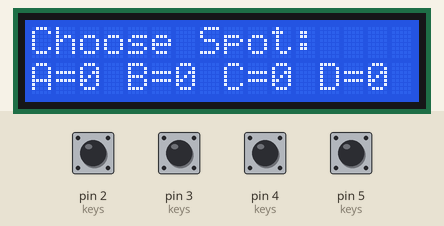
Recording of a sketch running on a simulated Arduino Uno, built with avr-gcc and run on an emulated ATmega328P. Shown: 16×2 character LCD. The inputs (shaded band) are chosen by the test bench; at power-on: pin 2 (keys), pin 3 (keys), pin 4 (keys), pin 5 (keys) HIGH. The local clock reads 2024-03-15 10:24:30 at power-on unless the sketch sets it; what the sketch prints to the serial monitor is not drawn.

Above: at 1.2 s.
1.3 s: pin 2 (keys) pulled LOW for 1.3 s
At 3.2 s:
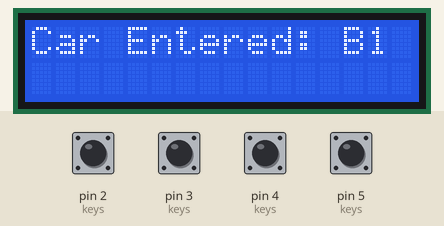
6.6 s: pin 3 (keys) pulled LOW for 1.3 s
At 7.5 s:
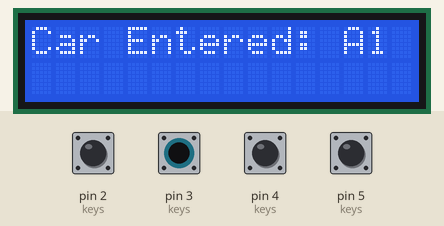
11.7 s: pin 4 (keys) pulled LOW for 1.3 s
At 16.5 s:
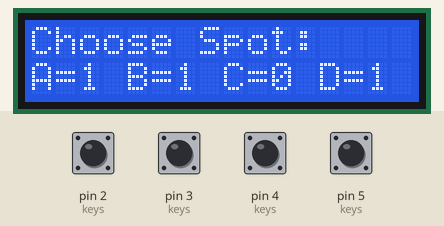
16.8 s: pin 5 (keys) pulled LOW for 1.3 s
At 18.7 s:
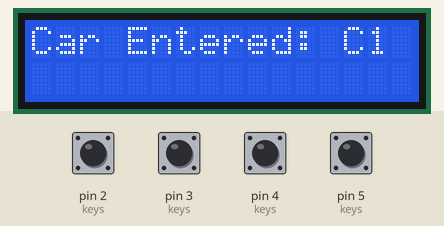
Timing chart, 0 to 20.2 s (numbered marks = the images above; inputs shaded):
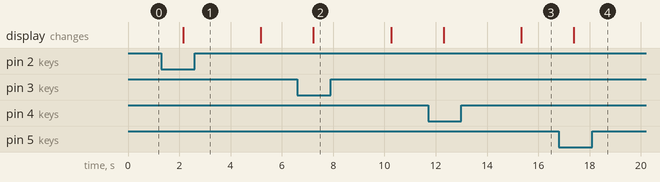

Measured:
- after the input at 1.3 s, the display: changes after 0.85 s (image 1)
- after the input at 6.6 s, the display: changes after 0.63 s (image 2)
- after the input at 11.7 s, the display: first changes after 0.61 s (image 3 shows a later state)
- after the input at 16.8 s, the display: changes after 0.59 s (image 4)

The sketch:

sketch_dec13e.ino
```cpp
#include <Arduino.h>
#include <Wire.h>
#include <RTClib.h>
#include <LiquidCrystal_I2C.h>

RTC_DS3231 rtc;
LiquidCrystal_I2C lcd(0x27, 16, 2);

// Define car struct
struct car {
    int entryTime;   // Entry time in minutes since midnight
    int exitTime;    // Exit time in minutes since midnight
    float totalTime; // Total time in hours
    float totalPrice; // Total price in currency

    void calculate() {
        totalTime = (exitTime - entryTime) / 60.0; // Convert minutes to hours
        totalPrice = totalTime * 1000;            // Price per hour is 1000
    }
};

// Dynamic car slots and tracking
car* carSlots[4] = {nullptr, nullptr, nullptr, nullptr};
int carCounter[4] = {0, 0, 0, 0};

// Membrane Keys setup
#define key1 3
#define key2 2
#define key3 5
#define key4 4

int keys[] = {key1, key2, key3, key4};
const int numKeys = sizeof(keys) / sizeof(keys[0]);
bool myArray[4] = {0, 0, 0, 0};
int test = 0;
int* t = test;

void setup() {
    lcd.begin();
    lcd.backlight();
    Serial.begin(9600);
    rtc.begin();
    rtc.adjust(DateTime(F(__DATE__), F(__TIME__)));


    for (int i = 0; i < numKeys; i++) {
        pinMode(keys[i], INPUT_PULLUP);
    }
}

void loop() {
  displayArray();
  carEntry();


}
void carEntry() {
    if (spotCheck()) {
        Serial.println("Sorry, parking is full.");
        lcd.clear();
        lcd.setCursor(0, 0);
        lcd.print("Sorry, parking");
        lcd.setCursor(0, 1);
        lcd.print("is full!");
        delay(3000);
        return;
    }

    for (int choice = 0; choice < numKeys; choice++) {
        if (!digitalRead(keys[choice])) {
            if (myArray[choice] == 0) {
                myArray[choice] = 1;

                // Create new car entry
                carCounter[choice]++;
                String carName = String((char)(choice + 'A')) + carCounter[choice];
                Serial.print("Spot assigned to car: ");
                Serial.println(carName);

                // Allocate memory for the car and store entry time
                carSlots[choice] = new car;
                DateTime now = rtc.now();
                carSlots[choice]->entryTime = now.hour() * 60 + now.minute();

                lcd.clear();
                lcd.setCursor(0, 0);
                lcd.print("Car Entered: ");
                lcd.print(carName);
                delay(3000);
                return;
            } else {
                lcd.clear();
                lcd.setCursor(0, 0);
                lcd.print("Spot not");
                lcd.setCursor(0, 1);
                lcd.print("available!");
                delay(2000);
            }
        }
    }
}
void carExit() {
    if (!spotCheck()) {
        Serial.println("Error! Parking is empty");
        lcd.clear();
        lcd.setCursor(0, 0);
        lcd.print("Error! Parking");
        lcd.setCursor(0, 1);
        lcd.print("is empty!");
        delay(3000);
        return;
    }

    for (int choice = 0; choice < numKeys; choice++) {
        if (!digitalRead(keys[choice])) {
            if (myArray[choice] == 1) {
                myArray[choice] = 0;

                // Access the car and calculate exit details
                car* currentCar = carSlots[choice];
                DateTime now = rtc.now();
                currentCar->exitTime = now.hour() * 60 + now.minute();
                currentCar->calculate();

                Serial.print("Car exited from spot ");
                Serial.println((char)(choice + 'A'));
                Serial.print("Total time: ");
                Serial.print(currentCar->totalTime);
                Serial.println(" hours");
                Serial.print("Total price: ");
                Serial.print(currentCar->totalPrice);
                Serial.println(" units");

                lcd.clear();
                lcd.setCursor(0, 0);
                lcd.print("Spot ");
                lcd.print((char)(choice + 'A'));
                lcd.print(" Freed");
                lcd.setCursor(0, 1);
                lcd.print("Price: ");
                lcd.print(currentCar->totalPrice);

                // Free memory and reset slot
                delete carSlots[choice];
                carSlots[choice] = nullptr;
                delay(3000);
                return;
            } else {
                lcd.clear();
                lcd.setCursor(0, 0);
                lcd.print("Spot Is Empty!");
                delay(2000);
            }
        }
    }
}

void displayArray() {
    lcd.clear();
    lcd.setCursor(0, 0);
    lcd.print("Choose Spot:");

    lcd.setCursor(0, 1);
    for (int i = 0; i < 4; i++) {
        char spot = i + 'A';
        lcd.print(spot);
        lcd.print("=");
        lcd.print(myArray[i]);
        lcd.print(" ");
    }
    delay(1000);
}

bool spotCheck() {
    for (int i = 0; i < 4; i++) {
        if (myArray[i] == 0) {
            return false;
        }
    }
    return true;
}
```
